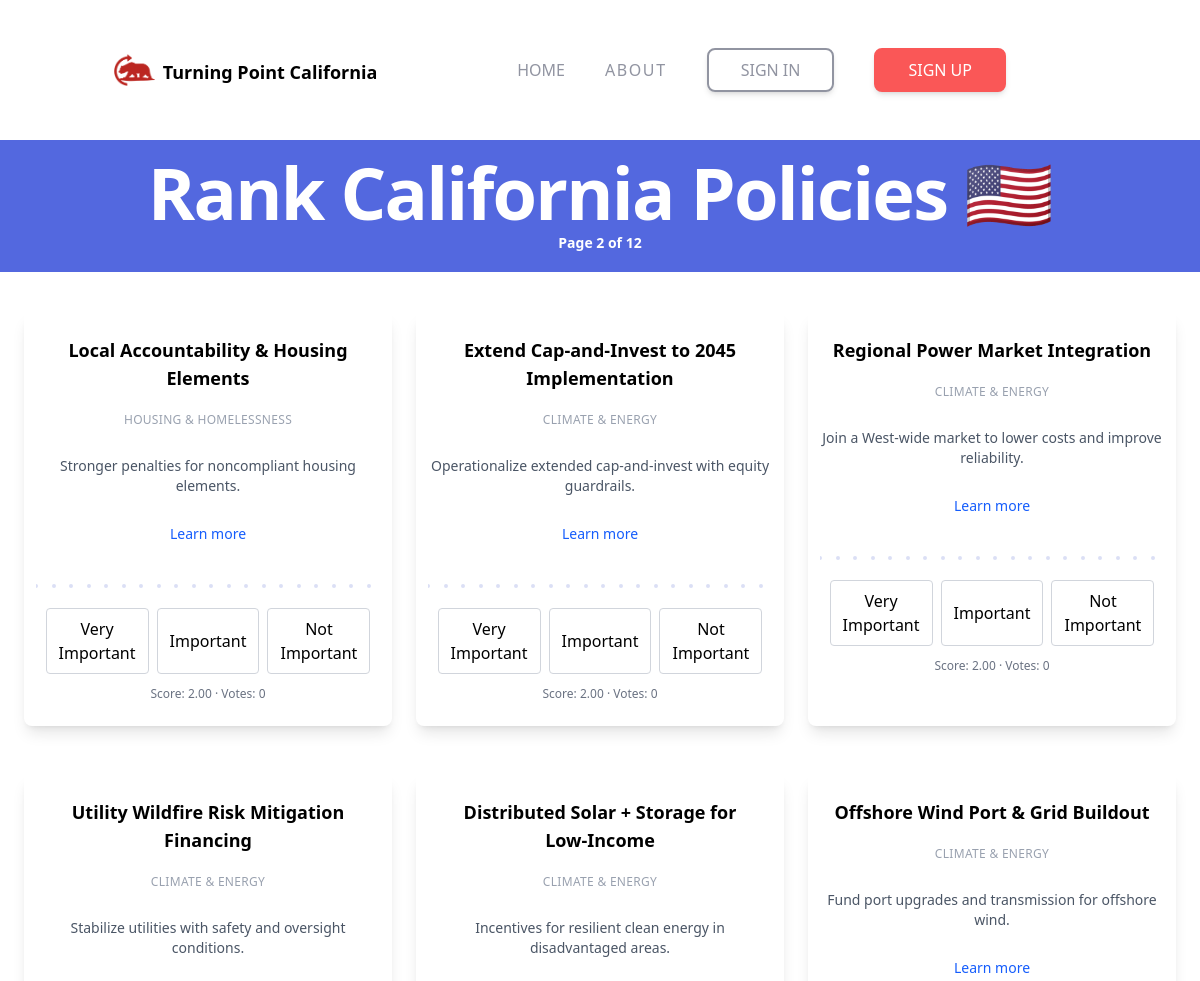
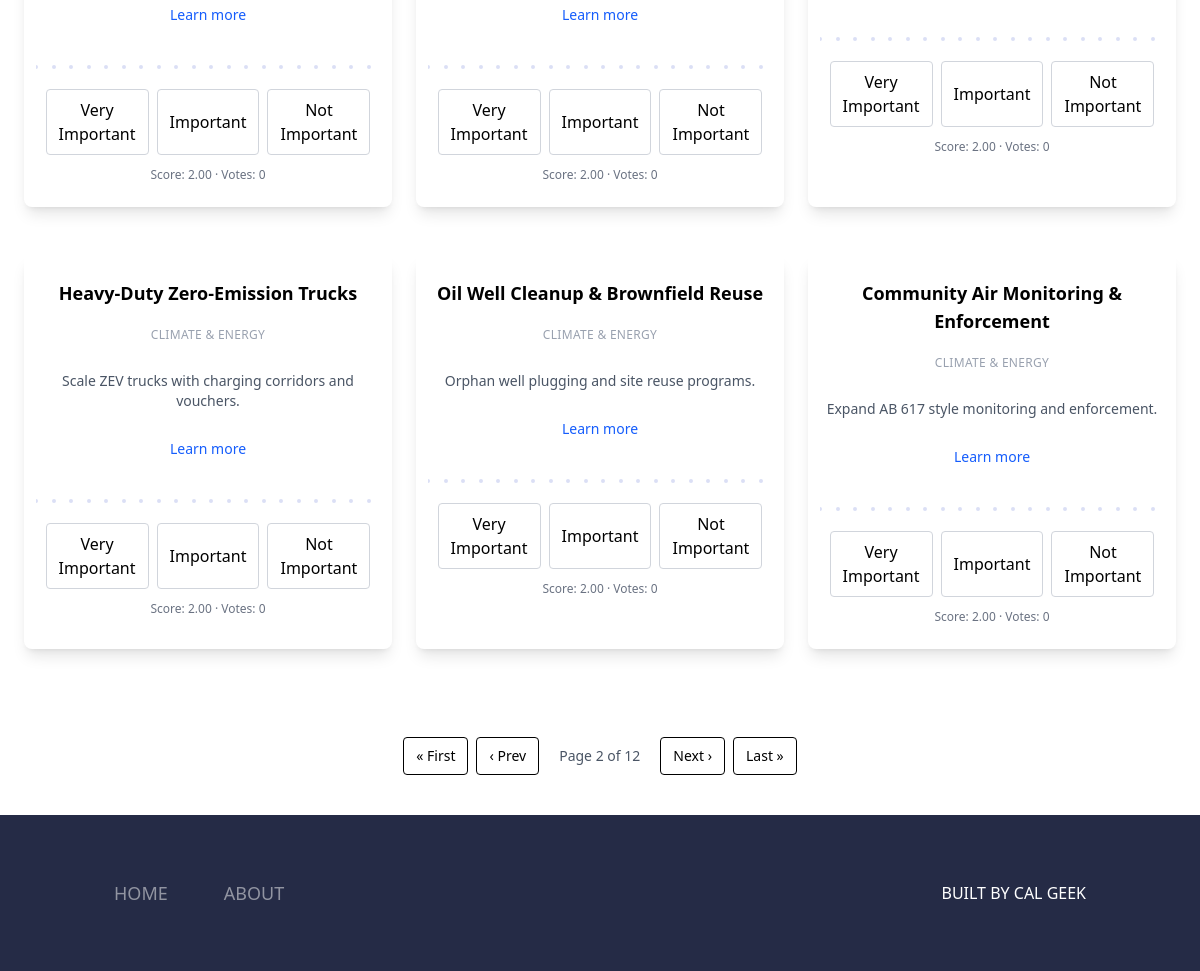
Screenshot of /?page=2 with the database file from the repository (2 pictures, top to bottom).
### tables this page shows
CREATE TABLE IF NOT EXISTS policies (

  id INT AUTO_INCREMENT PRIMARY KEY,
  title VARCHAR(255) NOT NULL,
  slug VARCHAR(255) GENERATED ALWAYS AS
    (LOWER(REPLACE(REPLACE(REPLACE(title,' ','-'),'--','-'),'''',''))) VIRTUAL,
  description TEXT NULL,
  category VARCHAR(100) NULL,
  policy_rank INT DEFAULT 0,                   
  is_active TINYINT(1) NOT NULL DEFAULT 1,
  created_at TIMESTAMP NOT NULL DEFAULT CURRENT_TIMESTAMP,
  updated_at TIMESTAMP NOT NULL DEFAULT CURRENT_TIMESTAMP ON UPDATE CURRENT_TIMESTAMP,
  UNIQUE KEY uq_policies_title (title),
  KEY idx_policies_active (is_active),
  KEY idx_policies_rank (policy_rank),
  KEY idx_policies_slug (slug)

);

### index.php (the view, shortened to what this page needs)
<?php
$db = pdo();
$limit = 9;
$page = max(1, (int) ($_GET['page'] ?? 1));
$offset = ($page - 1) * $limit;
$m = 10;
$C = 2.0;
$m_times_C = $m * $C;
$total = (int) $db->query("SELECT COUNT(*) FROM policies WHERE is_active=1")->fetchColumn();
$sql = "
SELECT
  p.id
  , p.title
  , p.description
  , p.category
  , p.url
  , p.created_at
  , COALESCE(a.n_votes,0) AS n_votes
  , COALESCE(a.sum_value,0) AS sum_value
  -- FIX: Use a single placeholder for the pre-calculated value.
  , ((COALESCE(a.sum_value,0) + :m_times_C) / (COALESCE(a.n_votes,0) + :m)) AS bayes_score
FROM policies p
LEFT JOIN (
SELECT policy_id, COUNT(*) AS n_votes, SUM(value) AS sum_value
FROM votes
GROUP BY policy_id
) a ON a.policy_id = p.id
WHERE p.is_active=1
ORDER BY bayes_score DESC, n_votes DESC, p.id ASC
LIMIT :limit OFFSET :offset
";
$st = $db->prepare($sql);
$st->bindValue(':m_times_C', $m_times_C);
$st->bindValue(':m', $m, PDO::PARAM_INT);
$st->bindValue(':limit', $limit, PDO::PARAM_INT);
$st->bindValue(':offset', $offset, PDO::PARAM_INT);
$st->execute();
$policies = $st->fetchAll();
$lastPage = max(1, (int) ceil($total / $limit));
?>
<?php require __DIR__ . '/inc/header.php'; ?>
<div class="bg-softBlue py-4">
    <div class="text-center">
        <h1 class="text-3xl font-semibold tracking-tight sm:text-7xl text-white">
            Rank California Policies 🇺🇸
        </h1>
        <h2 class="text-base/7 font-semibold">
            <span class="px-3 py-2 text-sm text-white">Page <?= $page ?> of <?= $lastPage ?></span>
        </h2>
    </div>
</div>
<section id="policy-cards" class="py-4">
    <div class="grid grid-cols-1 sm:grid-cols-2 md:grid-cols-3 gap-6 p-6">
        <?php foreach ($policies as $p): ?>
            <div class="px-3 mb-6 w-full flex flex-col py-6 space-y-4 text-center rounded-lg shadow-lg"
                data-policy-id="<?= (int) $p['id'] ?>">
                <h3 class="text-lg font-bold"><?= htmlspecialchars($p['title']) ?></h3>
                <?php if (!empty($p['category'])): ?>
                    <p class="mt-1 text-xs uppercase tracking-wide text-gray-400">
                        <?= htmlspecialchars($p['category']) ?>
                    </p>
                <?php endif; ?>
                <p class="mt-3 text-sm text-gray-600"><?= htmlspecialchars($p['description'] ?? '') ?></p>
                <?php if (!empty($p['url'])): ?>
                    <p class="mt-3 text-sm">
                        <a class="text-blue-600 hover:underline" href="<?= htmlspecialchars($p['url']) ?>" target="_blank"
                            rel="noopener">
                            Learn more
                        </a>
                    </p>
                <?php endif; ?>
                <div class="mt-6 bg-dots bg-repeat-x px-6 pt-6 capitalize">
                    <div class="flex justify-center gap-2">
                        <button class="vote px-3 py-2 rounded border border-gray-300 hover:bg-gray-50" data-v="3">Very
                            Important</button>
                        <button class="vote px-3 py-2 rounded border border-gray-300 hover:bg-gray-50"
                            data-v="2">Important</button>
                        <button class="vote px-3 py-2 rounded border border-gray-300 hover:bg-gray-50" data-v="1">Not
                            Important</button>
                    </div>
                    <p class="mt-3 text-xs text-gray-500 text-center">
                        Score: <span class="score"><?= number_format((float) $p['bayes_score'], 2) ?></span>
                        · Votes: <span class="n"><?= (int) $p['n_votes'] ?></span>
                    </p>
                </div>
            </div>
        <?php endforeach; ?>
    </div>
    <div class="mt-10 flex items-center justify-center gap-2">
        <?php $prev = max(1, $page - 1);
        $next = min($lastPage, $page + 1); ?>
        <a href="?page=1"
            class="px-3 py-2 text-sm rounded border <?= $page == 1 ? 'opacity-50 pointer-events-none' : '' ?>">«
            First
        </a>
        <a href="?page=<?= $prev ?>"
            class="px-3 py-2 text-sm rounded border <?= $page == 1 ? 'opacity-50 pointer-events-none' : '' ?>">‹
            Prev
        </a>
        <span class="px-3 py-2 text-sm text-gray-600">Page <?= $page ?> of <?= $lastPage ?></span>
        <a href="?page=<?= $next ?>"
            class="px-3 py-2 text-sm rounded border <?= $page == $lastPage ? 'opacity-50 pointer-events-none' : '' ?>">Next
            ›
        </a>
        <a href="?page=<?= $lastPage ?>"
            class="px-3 py-2 text-sm rounded border <?= $page == $lastPage ? 'opacity-50 pointer-events-none' : '' ?>">Last
            »
        </a>
    </div>
</section>
<br>
<?php include __DIR__ . '/inc/footer.php'; ?>

### rows the page displays
policies: title "Local Accountability & Housing Elements", category "HOUSING & HOMELESSNESS", description "Stronger penalties for noncompliant housing elements.", bayes_score "2.00", n_votes "0"
policies: title "Extend Cap-and-Invest to 2045 Implementation", category "CLIMATE & ENERGY", description "Operationalize extended cap-and-invest with equity guardrails.", bayes_score "2.00", n_votes "0"
policies: title "Regional Power Market Integration", category "CLIMATE & ENERGY", description "Join a West-wide market to lower costs and improve reliability.", bayes_score "2.00", n_votes "0"
policies: title "Utility Wildfire Risk Mitigation Financing", category "CLIMATE & ENERGY", description "Stabilize utilities with safety and oversight conditions.", bayes_score "2.00", n_votes "0"
policies: title "Distributed Solar + Storage for Low‑Income", category "CLIMATE & ENERGY", description "Incentives for resilient clean energy in disadvantaged areas.", bayes_score "2.00", n_votes "0"
policies: title "Offshore Wind Port & Grid Buildout", category "CLIMATE & ENERGY", description "Fund port upgrades and transmission for offshore wind.", bayes_score "2.00", n_votes "0"
policies: title "Heavy-Duty Zero-Emission Trucks", category "CLIMATE & ENERGY", description "Scale ZEV trucks with charging corridors and vouchers.", bayes_score "2.00", n_votes "0"
policies: title "Oil Well Cleanup & Brownfield Reuse", category "CLIMATE & ENERGY", description "Orphan well plugging and site reuse programs.", bayes_score "2.00", n_votes "0"
policies: title "Community Air Monitoring & Enforcement", category "CLIMATE & ENERGY", description "Expand AB 617 style monitoring and enforcement.", bayes_score "2.00", n_votes "0"

### other values shown
$page "2"
$lastPage "12"
